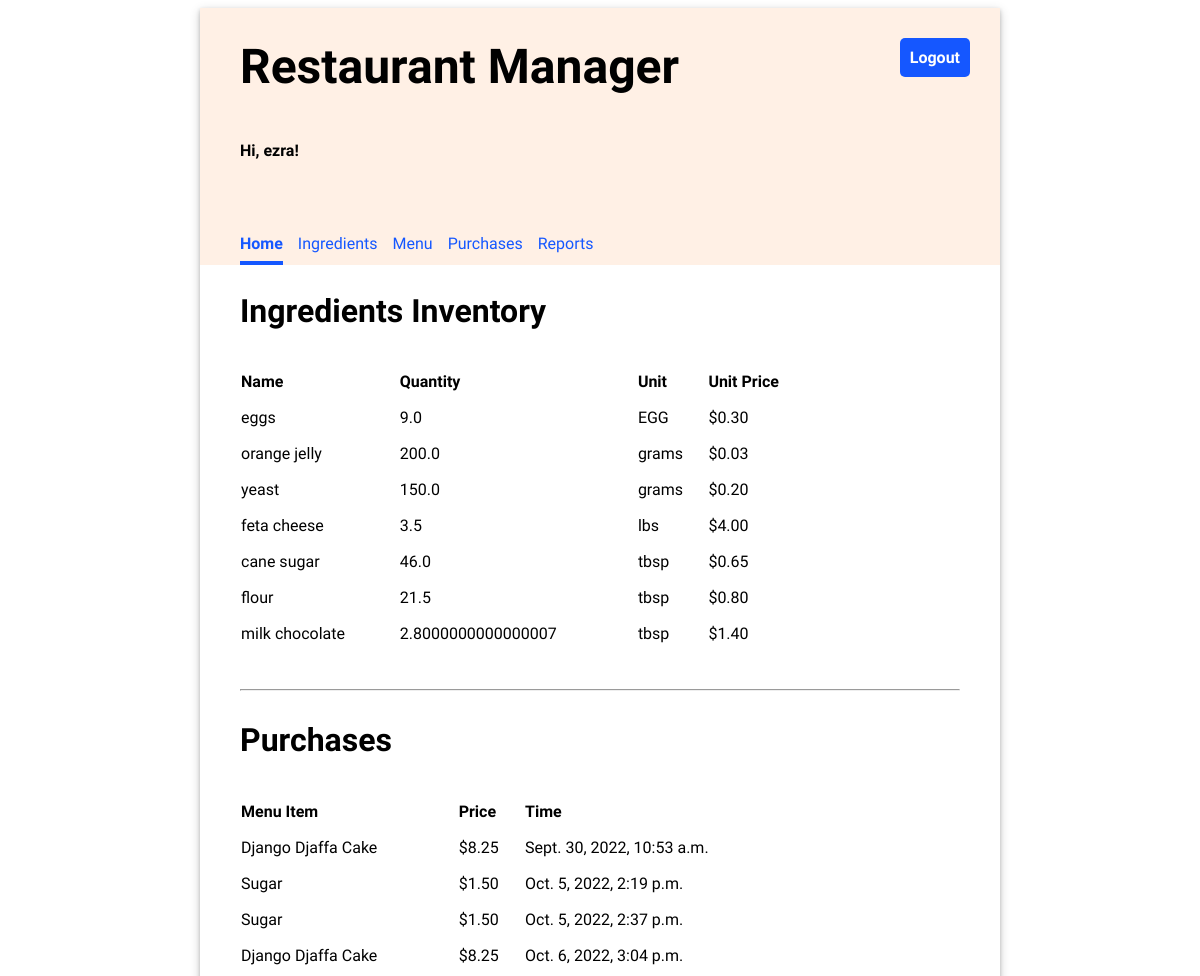
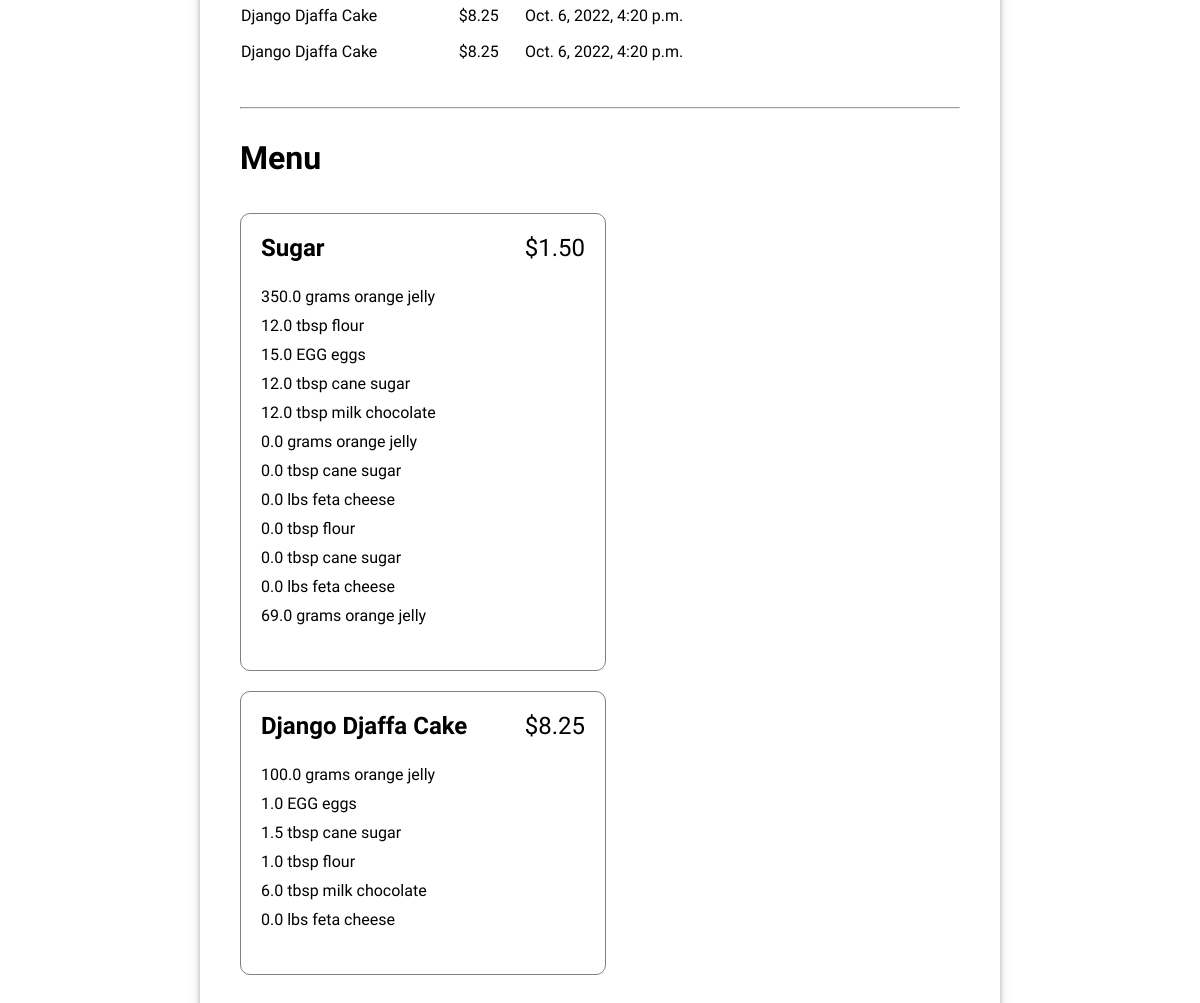
The app's page / (signed in) with its own data (2 pictures, top to bottom).
### inventory/models.py (models this page shows, shortened)
class Ingredient(models.Model):
    LBS = "lbs"
    TBSP = "tbsp"
    GRAMS = 'grams'
    KILO = 'kilo'
    EGG = 'Egg'
    UNIT_CHOICE = [
        (LBS, 'Pound'),
        (TBSP, 'Ounce'),
        (GRAMS, 'grams'),
        (KILO, 'kg'),
        (EGG, 'egg')
    ]
    name = models.CharField(max_length=50)
    quantity = models.FloatField(default=0.00)
    unit = models.CharField(max_length=15, choices=UNIT_CHOICE, default=LBS)
    price_per_unit = models.FloatField(default=0.00)
    class Meta:
        ordering = ['unit']

class Purchase(models.Model):
    menu_item = models.ForeignKey(MenuItem, on_delete=models.CASCADE)
    timestamp = models.DateTimeField(auto_now_add=True)

class MenuItem(models.Model):
    title = models.CharField(max_length=200, unique=True)
    price = models.FloatField(default=0.00)
    class Meta:
        ordering=['price']

class RecipeRequirement(models.Model):
    menu_item = models.ForeignKey(MenuItem, on_delete=models.CASCADE)
    ingredient = models.ForeignKey(Ingredient, on_delete=models.CASCADE)
    quantity = models.FloatField(default=0)

### inventory/views.py (the view)
# urls.py: path('', views.HomeView.as_view(), name='home'),
class HomeView(LoginRequiredMixin, TemplateView):
    template_name = "inventory/home.html"
    def get_context_data(self, **kwargs):
        context = super().get_context_data(**kwargs)
        context["ingredients"] = Ingredient.objects.all()
        context["menu_items"] = MenuItem.objects.all()
        context["purchases"] = Purchase.objects.all()
        return context

### inventory/templates/inventory/home.html (shortened to what this page needs)
{% extends 'base.html' %}
{% load static %}
{% block content %}
    <div class="home">
        <div>
            <h2>Ingredients Inventory</h2>
            <table class="inventory-table">
                <thead>
                    <tr>
                        <th>Name</th>
                        <th>Quantity</th>
                        <th>Unit</th>
                        <th>Unit Price</th>
                    </tr>
                </thead>
                <tbody>
                {% for ingredient in ingredients %}
                    <tr>
                        <td>{{ ingredient.name }}</td>
                        <td>{{ ingredient.quantity }}</td>
                        <td>{{ ingredient.unit }}</td>
                        <td class="price">${{ ingredient.price_per_unit|stringformat:".2f" }}</td>
                    </tr>
                {% endfor %}
                </tbody>
            </table>
        </div>
        <hr/>
        <div>
            <h2>Purchases</h2>
            <table class="inventory-table">
                <thead>
                    <tr>
                        <th>Menu Item</th>
                        <th>Price</th>
                        <th>Time</th>
                    </tr>
                </thead>
                <tbody>
                {% for purchase in purchases %}
                    <tr>
                        <td>{{ purchase.menu_item.title }}</td>
                        <td class="price">${{ purchase.menu_item.price|stringformat:".2f" }}</td>
                        <td>{{ purchase.timestamp }}</td>
                    </tr>
                {% endfor %}
                </tbody>
            </table>
        </div>
        <hr/>
        <div>
            <h2>Menu</h2>
            <ul class="menu-items">
            {% for menu_item in menu_items %}
                <li>
                    <div class="menu-item-header">
                        <div class="menu-item-title">{{ menu_item.title }}</div>
                        <div class="menu-item-price">${{ menu_item.price|stringformat:".2f" }}</div>
                    </div>
                    <ul class="menu-item-ingredients">
                        {% for recipe_requirement in menu_item.reciperequirement_set.all %}
                        <li>{{ recipe_requirement.quantity }} {{recipe_requirement.ingredient.unit }} {{ recipe_requirement.ingredient.name }}</li>
                        {% endfor %}
                    </ul>
                </li>
            {% endfor %}
            </ul>
        </div>
    </div>
{% endblock %}

### inventory/templates/base.html (shortened to what this page needs)
{% load static %}
<html>
<head>
  <link rel="stylesheet" type="text/css" href="{% static 'inventory/style.css' %}" />
</head>
<body>
  <div class="app">
    <header>
      <div class="header-first-row">
        <h1 class="title">Restaurant Manager</h1>
        {% if user.is_authenticated %}
        <a class="logout" href="/logout">Logout</a>
        {% endif %}
      </div>
      {% if user.is_authenticated %}
      <p>Hi, {{ user.username }}!</p>
      <nav class="navbar">
        {% url 'home' as home_url %}
        {% url 'ingredients' as ingredients_url %}
        {% url 'menu' as menu_url %}
        {% url 'purchases' as purchases_url %}
        {% url 'reports' as reports_url %}
        <a class="nav-item{% if request.path == home_url %} current-page{% endif %}" href="{% url 'home' %}">Home</a>
        <a class="nav-item{% if request.path == ingredients_url %} current-page{% endif %}"
          href="{% url 'ingredients' %}">Ingredients</a>
        <a class="nav-item{% if request.path == menu_url %} current-page{% endif %}" href="{% url 'menu' %}">Menu</a>
        <a class="nav-item{% if request.path == purchases_url %} current-page{% endif %}"
          href="{% url 'purchases' %}">Purchases</a>
        <a class="nav-item{% if request.path == reports_url %} current-page{% endif %}"
          href="{% url 'reports' %}">Reports</a>
      </nav>
      {% endif %}
    </header>
    <main>
      {% block content %}{% endblock %}
    </main>
  </div>
</body>
</html>

### inventory/static/inventory/style.css (style rules this page uses)
body { font-family: 'Oxygen', sans-serif; }
hr { margin: 30px 0; }
header { background-color: #FFF0E5; min-height: 200px; display: flex; align-items: center; flex-direction: column; align-items: flex-start; padding-left: 40px; }
main { display: flex; flex-direction: column; padding: 0 40px 20px 40px; justify-content: center; }
main h2 { font-size: 2em; }
.app { min-width: 800px; max-width: 60%; margin: 0 auto; box-shadow: 0 2px 4px 0 rgba(0, 0, 0, 0.2), 0 3px 10px 0 rgba(0, 0, 0, 0.19); }
.title { font-size: 3em; padding: 30px 0; margin: auto 0; }
header p { font-weight: bold; }
.navbar { margin-top: 50px; display: flex; width: 100%; }
.navbar a { text-decoration: none; padding: 8px 0; color: #1557FF; margin-right: 15px; }
.navbar a:hover, .navbar .current-page { border-bottom: solid 4px #1557FF; border-spacing: 0 15px; font-weight: bold; }
main table { text-align: left; border-collapse: separate; border-spacing: 0 15px; width: 80%; }
.header-first-row { width: 100%; display: flex; justify-content: space-between; }
.logout { height: max-content; text-align: center; text-decoration: none; border: 0px; background-color: #1557FF; border-radius: 5px; color: white; padding: 10px; font-weight: bold; margin: 30px; font-size: 1em; }
.menu-items { display: flex; flex-wrap: wrap; padding: 0; justify-content: space-between; }
.menu-items * { padding: 0; }
.menu-items > li { display: flex; flex-direction: column; padding: 20px; border: 1px solid grey; margin: 10px 0; border-radius: 10px; justify-content: left; flex-basis: 45%; }
.menu-items, .menu-items ul { list-style-type: none; }
.menu-item-header { display: flex; flex-direction: row; justify-content: space-between; font-size: 1.5em; }
.menu-item-title { font-weight: bold; }
.menu-item-ingredients { padding: 20px 0; }
.menu-item-ingredients * { padding: 5px 0; }
a { text-decoration: none; color: #1557FF; }

### records on screen
Ingredient: name "eggs", quantity "9.0", unit "EGG", price_per_unit "0.30"
Ingredient: name "orange jelly", quantity "200.0", unit "grams", price_per_unit "0.03"
Ingredient: name "yeast", quantity "150.0", unit "grams", price_per_unit "0.20"
Ingredient: name "feta cheese", quantity "3.5", unit "lbs", price_per_unit "4.00"
Ingredient: name "cane sugar", quantity "46.0", unit "tbsp", price_per_unit "0.65"
Ingredient: name "flour", quantity "21.5", unit "tbsp", price_per_unit "0.80"
Ingredient: name "milk chocolate", quantity "2.8000000000000007", unit "tbsp", price_per_unit "1.40"
Purchase: menu_item "Django Djaffa Cake", menu_item.price "8.25", timestamp "Sept. 30, 2022, 10:53 a.m."
Purchase: menu_item "Sugar", menu_item.price "1.50", timestamp "Oct. 5, 2022, 2:19 p.m."
Purchase: menu_item "Sugar", menu_item.price "1.50", timestamp "Oct. 5, 2022, 2:37 p.m."
Purchase: menu_item "Django Djaffa Cake", menu_item.price "8.25", timestamp "Oct. 6, 2022, 3:04 p.m."
Purchase: menu_item "Django Djaffa Cake", menu_item.price "8.25", timestamp "Oct. 6, 2022, 4:20 p.m."
Purchase: menu_item "Django Djaffa Cake", menu_item.price "8.25", timestamp "Oct. 6, 2022, 4:20 p.m."
MenuItem: title "Sugar", price "1.50"
RecipeRequirement: quantity "350.0", ingredient.unit "grams", ingredient.name "orange jelly"
RecipeRequirement: quantity "12.0", ingredient.unit "tbsp", ingredient.name "flour"
RecipeRequirement: quantity "15.0", ingredient.unit "EGG", ingredient.name "eggs"
RecipeRequirement: quantity "12.0", ingredient.unit "tbsp", ingredient.name "cane sugar"
RecipeRequirement: quantity "12.0", ingredient.unit "tbsp", ingredient.name "milk chocolate"
RecipeRequirement: quantity "0.0", ingredient.unit "grams", ingredient.name "orange jelly"
RecipeRequirement: quantity "0.0", ingredient.unit "tbsp", ingredient.name "cane sugar"
RecipeRequirement: quantity "0.0", ingredient.unit "lbs", ingredient.name "feta cheese"
RecipeRequirement: quantity "0.0", ingredient.unit "tbsp", ingredient.name "flour"
RecipeRequirement: quantity "0.0", ingredient.unit "tbsp", ingredient.name "cane sugar"
RecipeRequirement: quantity "0.0", ingredient.unit "lbs", ingredient.name "feta cheese"
RecipeRequirement: quantity "69.0", ingredient.unit "grams", ingredient.name "orange jelly"
MenuItem: title "Django Djaffa Cake", price "8.25"
RecipeRequirement: quantity "100.0", ingredient.unit "grams", ingredient.name "orange jelly"
RecipeRequirement: quantity "1.0", ingredient.unit "EGG", ingredient.name "eggs"
RecipeRequirement: quantity "1.5", ingredient.unit "tbsp", ingredient.name "cane sugar"
RecipeRequirement: quantity "1.0", ingredient.unit "tbsp", ingredient.name "flour"
RecipeRequirement: quantity "6.0", ingredient.unit "tbsp", ingredient.name "milk chocolate"
RecipeRequirement: quantity "0.0", ingredient.unit "lbs", ingredient.name "feta cheese"

### other values on screen
{{ user.username }} "ezra"
